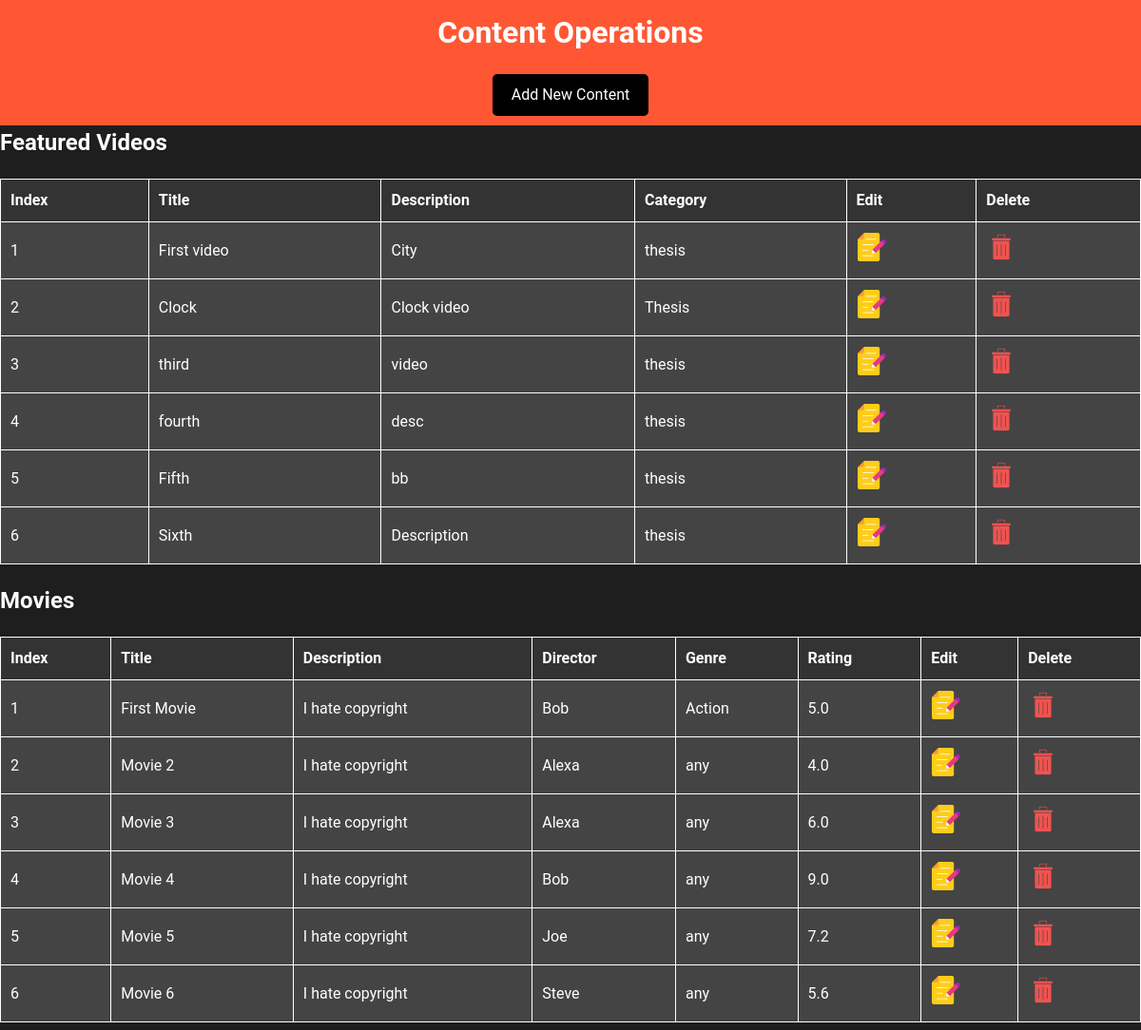
The app's page /admin.php (upper part), older data.
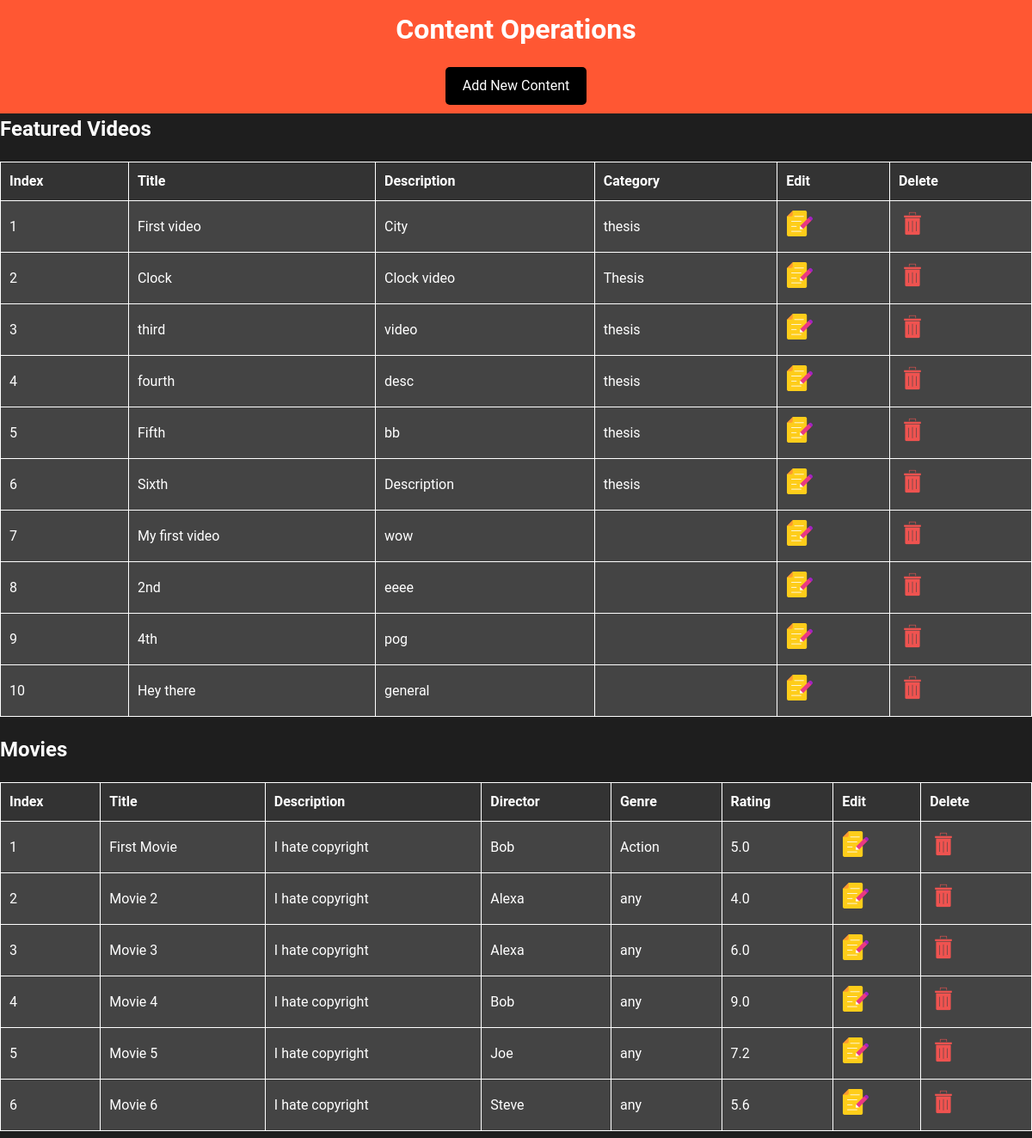
The same page, newer data.
### tables this page shows
CREATE TABLE `featured_videos` (
  `id` int(11) NOT NULL,
  `title` varchar(255) NOT NULL,
  `description` text DEFAULT NULL,
  `video_url` varchar(255) NOT NULL,
  `thumbnail_url` varchar(255) DEFAULT NULL,
  `category` varchar(100) DEFAULT NULL,
  `created_at` timestamp NOT NULL DEFAULT current_timestamp(),
  `user_id` int(11) NOT NULL
);

CREATE TABLE `movies` (
  `id` int(11) NOT NULL,
  `title` varchar(255) NOT NULL,
  `description` text DEFAULT NULL,
  `release_year` int(11) DEFAULT NULL,
  `director` varchar(255) DEFAULT NULL,
  `genre` varchar(100) DEFAULT NULL,
  `rating` decimal(3,1) DEFAULT NULL,
  `thumbnail_url` varchar(255) DEFAULT NULL,
  `video_url` varchar(255) DEFAULT NULL
);

### admin.php (the view, shortened to what this page needs)
<?php
$servername = "localhost";
$username = "root";
$password = "";
$dbname = "webpage_for_video_sharing";
$conn = new mysqli($servername, $username, $password, $dbname);
$query_featured_videos = "SELECT * FROM featured_videos";
$result_featured_videos = $conn->query($query_featured_videos);
$query_movies = "SELECT * FROM movies";
$result_movies = $conn->query($query_movies);
?>
<!DOCTYPE html>
<html lang="en">
<head>
    <link href="//maxcdn.bootstrapcdn.com/font-awesome/4.1.0/css/font-awesome.min.css" rel="stylesheet">
    <link href="admin_style.css" rel="stylesheet">
</head>
<body>
    <div class="content">
        <header>
            <h1>Content Operations</h1>
            <a href="add.php" class="add-button">Add New Content</a>
        </header>
        <div id="featured-videos">
            <h2>Featured Videos</h2>
            <table>
                <tr>
                    <th>Index</th>
                    <th>Title</th>
                    <th>Description</th>
                    <th>Category</th>
                    <th>Edit</th>
                    <th>Delete</th>
                </tr>
                <?php
                $index_featured_videos = 1;
                if ($result_featured_videos->num_rows > 0) {
                    while ($row = $result_featured_videos->fetch_assoc()) {
                        echo "<tr>";
                        echo "<td>" . $index_featured_videos++ . "</td>";
                        echo "<td>" . $row["title"] . "</td>";
                        echo "<td>" . $row["description"] . "</td>";
                        echo "<td>" . $row["category"] . "</td>";
                        echo "<td><a href='modify_featured_video.php?id=" . $row['id'] . "'><img src='images/edit.png' alt='edit icon' width='32px'></a></td>";
                        echo "<td><a href='delete.php?id=" . $row['id'] . "'><img src='images/delete.png' alt='delete icon' width='32px'></a></td>";
                        echo "</tr>";
                    }
                } else {
                    echo "<tr><td colspan='8'>No featured videos available.</td></tr>";
                }
                ?>
            </table>
        </div>
        <div id="movies">
            <h2>Movies</h2>
            <table>
                <tr>
                    <th>Index</th>
                    <th>Title</th>
                    <th>Description</th>
                    <th>Director</th>
                    <th>Genre</th>
                    <th>Rating</th>
                    <th>Edit</th>
                    <th>Delete</th>
                </tr>
                <?php
                $index_movies = 1;
                if ($result_movies->num_rows > 0) {
                    while ($row = $result_movies->fetch_assoc()) {
                        echo "<tr>";
                        echo "<td>" . $index_movies++ . "</td>";
                        echo "<td>" . $row["title"] . "</td>";
                        echo "<td>" . $row["description"] . "</td>";
                        echo "<td>" . $row["director"] . "</td>";
                        echo "<td>" . $row["genre"] . "</td>";
                        echo "<td>" . $row["rating"] . "</td>";
                        echo "<td><a href='modify_movie.php?id=" . $row['id'] . "'><img src='images/edit.png' alt='edit icon' width='32px'></a></td>";
                        echo "<td><a href='delete.php?id=" . $row['id'] . "'><img src='images/delete.png' alt='delete icon' width='32px'></a></td>";
                        echo "</tr>";
                    }
                } else {
                    echo "<tr><td colspan='8'>No movies available.</td></tr>";
                }
                ?>
            </table>
        </div>
    </div>
</body>
</html>

Row changes from the older to the newer data that the page shows:
added featured_videos: title "My first video", description "wow"
added featured_videos: title "2nd", description "eeee"
added featured_videos: title "4th", description "pog"
added featured_videos: title "Hey there", description "general"
